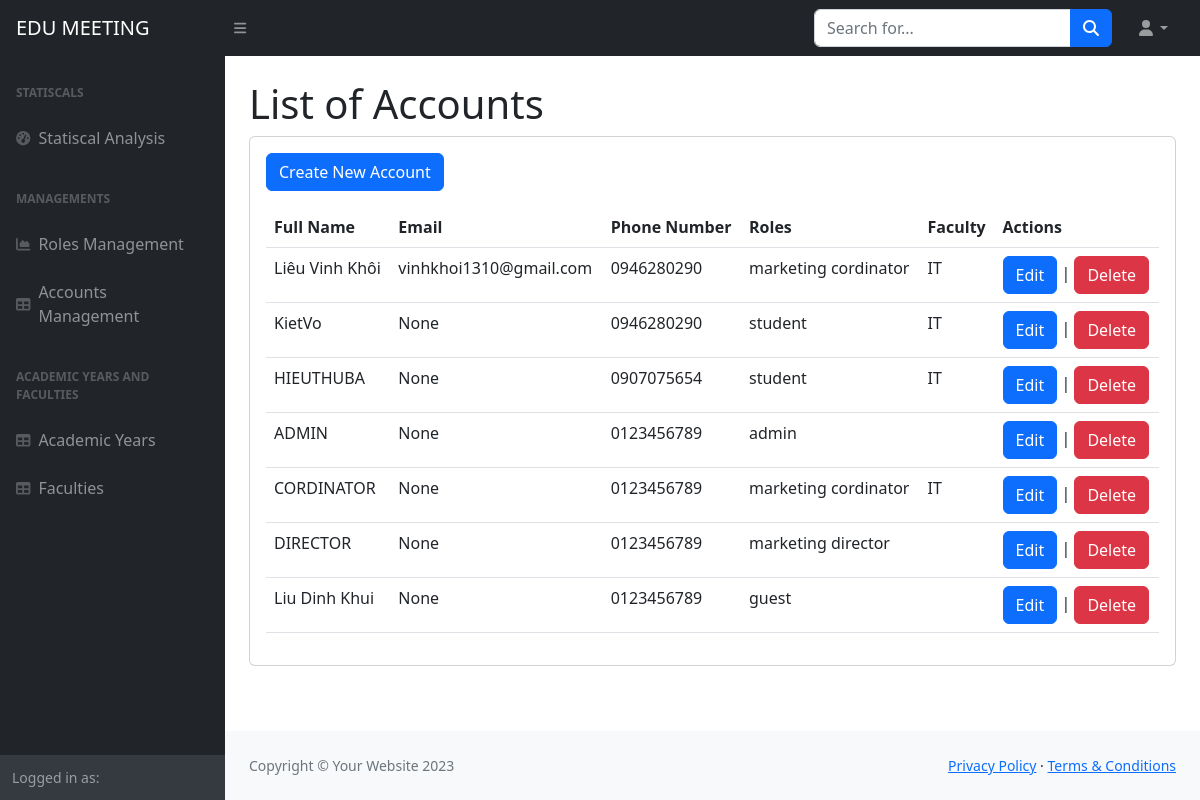
Screenshot of /ad/accounts/ with the database file from the repository.
### home/models.py (models this page shows, shortened)
class UserProfile(models.Model):
    user = models.OneToOneField(User, on_delete=models.CASCADE, primary_key=True)
    fullname = models.CharField(max_length=50)
    roles = models.ManyToManyField(Role, related_name='users')
    faculty = models.ForeignKey('Faculties', on_delete=models.CASCADE, null=True, blank=True)
    email = models.EmailField(max_length=254, unique=True, blank=True, null=True)
    phone = models.CharField(max_length=15)
    academic_Year = models.ForeignKey(AcademicYear,blank=True, null =True, on_delete=models.CASCADE)

class Role(models.Model):
    name = models.CharField(max_length=30)

class Faculties(models.Model):
    name = models.CharField(max_length = 40)
    description = models.TextField(null =True)

### home/views.py (the view)
# urls.py: path('ad/accounts/', views.account_list, name='account_list'),
def account_list(request):
    accounts = UserProfile.objects.all()
    return render(request, 'listAccount.html', {'accounts': accounts})

### templates/listAccount.html (shortened to what this page needs)
{%load static%}
<!DOCTYPE html>
<html lang="en">
    <head>
        <link href="https://cdn.jsdelivr.net/npm/simple-datatables@7.1.2/dist/style.min.css" rel="stylesheet" />
        <link href="{% static 'css/styles.css' %}" rel="stylesheet" />
    </head>
    <body class="sb-nav-fixed">
        <nav class="sb-topnav navbar navbar-expand navbar-dark bg-dark">
            <a class="navbar-brand ps-3" href="{% url "home" %}">EDU MEETING</a>
            <button class="btn btn-link btn-sm order-1 order-lg-0 me-4 me-lg-0" id="sidebarToggle" href="#!"><i class="fas fa-bars"></i></button>
            <form class="d-none d-md-inline-block form-inline ms-auto me-0 me-md-3 my-2 my-md-0">
                <div class="input-group">
                    <input class="form-control" type="text" placeholder="Search for..." aria-label="Search for..." aria-describedby="btnNavbarSearch" />
                    <button class="btn btn-primary" id="btnNavbarSearch" type="button"><i class="fas fa-search"></i></button>
                </div>
            </form>
            <ul class="navbar-nav ms-auto ms-md-0 me-3 me-lg-4">
                <li class="nav-item dropdown">
                    <a class="nav-link dropdown-toggle" id="navbarDropdown" href="#" role="button" data-bs-toggle="dropdown" aria-expanded="false"><i class="fas fa-user fa-fw"></i></a>
                </li>
            </ul>
        </nav>
        <div id="layoutSidenav">
            <div id="layoutSidenav_nav">
                <nav class="sb-sidenav accordion sb-sidenav-dark" id="sidenavAccordion">
                    <div class="sb-sidenav-menu">
                        <div class="nav">
                            <div class="sb-sidenav-menu-heading">Statiscals</div>
                            <a class="nav-link" href="{% url "statistical_analysis" %}">
                                <div class="sb-nav-link-icon"><i class="fas fa-tachometer-alt"></i></div>
                                Statiscal Analysis
                            </a>
                            <div class="sb-sidenav-menu-heading">Managements</div>
                            <a class="nav-link" href="{% url "role_list" %}">
                                <div class="sb-nav-link-icon"><i class="fas fa-chart-area"></i></div>
                                Roles Management
                            </a>
                            <a class="nav-link" href="{% url "account_list" %}">
                                <div class="sb-nav-link-icon"><i class="fas fa-table"></i></div>
                                Accounts Management
                            </a>
                            <div class="sb-sidenav-menu-heading">Academic Years and Faculties</div>
                            <a class="nav-link" href="{% url "list_academic_years" %}">
                                <div class="sb-nav-link-icon"><i class="fas fa-table"></i></div>
                                Academic Years
                            </a>
                            <a class="nav-link" href="{% url "list_faculties" %}">
                                <div class="sb-nav-link-icon"><i class="fas fa-table"></i></div>
                                Faculties
                            </a>
                        </div>
                    </div>
                    <div class="sb-sidenav-footer">
                        <div class="small">Logged in as:</div>
                    </div>
                </nav>
            </div>
            <div id="layoutSidenav_content">
                <main>
                    <div class="container-fluid px-4">
                        <h1 class="mt-4">List of Accounts</h1>
                        <div class="card mb-4">
                            <div class="card-body">
                              <table class="table mt-3">
                                <a href="{% url 'create_account' %}" class="btn btn-primary">Create New Account</a>
                                <thead class="thead-dark">
                                  <tr>
                                    <th scope="col">Full Name</th>
                                    <th scope="col">Email</th>
                                    <th scope="col">Phone Number</th>
                                    <th scope="col">Roles</th>
                                    <th scope="col">Faculty</th>
                                    <th scope="col">Actions</th>
                                  </tr>
                                </thead>
                                <tbody>
                                  {% for user_profile in accounts %}
                                  <tr>
                                    <td>{{ user_profile.fullname }}</td>
                                    <td>{{ user_profile.email }}</td>
                                    <td>{{ user_profile.phone }}</td>
                                    <td>
                                      {% for role in user_profile.roles.all %}
                                        {{ role.name }}{% if not forloop.last %}, {% endif %}
                                      {% endfor %}
                                    </td>
                                    <td>{{ user_profile.faculty.name }}</td>
                                    <td>
                                      <a href="{% url 'account_edit' user_profile.user.id %}" class="btn btn-primary">Edit</a>
                                      |
                                      <a href="{% url 'account_delete' user_profile.user.id %}" class="btn btn-danger" onclick="return confirm('Are you sure you want to delete?');">
                                        Delete
                                      </a>
                                    </td>
                                  </tr>
                                  {% endfor %}
                                </tbody>
                              </table>
                            </div>
                        </div>
                    </div>
                </main>
                <footer class="py-4 bg-light mt-auto">
                    <div class="container-fluid px-4">
                        <div class="d-flex align-items-center justify-content-between small">
                            <div class="text-muted">Copyright &copy; Your Website 2023</div>
                            <div>
                                <a href="#">Privacy Policy</a>
                                &middot;
                                <a href="#">Terms &amp; Conditions</a>
                            </div>
                        </div>
                    </div>
                </footer>
            </div>
        </div>
    </body>
</html>

### rows the page displays
UserProfile: fullname "Liêu Vinh Khôi", email "vinhkhoi1310@gmail.com", phone "0946280290", faculty.name "IT"
Role: name "marketing cordinator"
UserProfile: fullname "KietVo", email "None", phone "0946280290", faculty.name "IT"
Role: name "student"
UserProfile: fullname "HIEUTHUBA", email "None", phone "0907075654", faculty.name "IT"
UserProfile: fullname "ADMIN", email "None", phone "0123456789"
Role: name "admin"
UserProfile: fullname "CORDINATOR", email "None", phone "0123456789", faculty.name "IT"
UserProfile: fullname "DIRECTOR", email "None", phone "0123456789"
Role: name "marketing director"
UserProfile: fullname "Liu Dinh Khui", email "None", phone "0123456789"
Role: name "guest"
